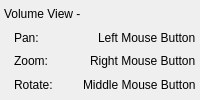
              <widget class="QWidget" name="widget_63" native="true">
               <property name="sizePolicy">
                <sizepolicy hsizetype="Preferred" vsizetype="Fixed">
                 <horstretch>0</horstretch>
                 <verstretch>0</verstretch>
                </sizepolicy>
               </property>
               <layout class="QVBoxLayout" name="verticalLayout_6">
                <property name="spacing">
                 <number>0</number>
                </property>
                <property name="leftMargin">
                 <number>4</number>
                </property>
                <property name="topMargin">
                 <number>2</number>
                </property>
                <property name="rightMargin">
                 <number>4</number>
                </property>
                <property name="bottomMargin">
                 <number>4</number>
                </property>
                <item>
                 <widget class="QLabel" name="label_104">
                  <property name="minimumSize">
                   <size>
                    <width>0</width>
                    <height>20</height>
                   </size>
                  </property>
                  <property name="text">
                   <string>Volume View -</string>
                  </property>
                 </widget>
                </item>
                <item>
                 <layout class="QHBoxLayout" name="horizontalLayout_60" stretch="2,1">
                  <property name="spacing">
                   <number>4</number>
                  </property>
                  <property name="leftMargin">
                   <number>10</number>
                  </property>
                  <item>
                   <widget class="QLabel" name="label_106">
                    <property name="minimumSize">
                     <size>
                      <width>0</width>
                      <height>20</height>
                     </size>
                    </property>
                    <property name="text">
                     <string>Pan:</string>
                    </property>
                   </widget>
                  </item>
                  <item>
                   <widget class="QLabel" name="label_105">
                    <property name="text">
                     <string>Left Mouse Button</string>
                    </property>
                   </widget>
                  </item>
                 </layout>
                </item>
                <item>
                 <layout class="QHBoxLayout" name="horizontalLayout_61" stretch="2,1">
                  <property name="spacing">
                   <number>4</number>
                  </property>
                  <property name="leftMargin">
                   <number>10</number>
                  </property>
                  <item>
                   <widget class="QLabel" name="label_108">
                    <property name="minimumSize">
                     <size>
                      <width>0</width>
                      <height>20</height>
                     </size>
                    </property>
                    <property name="text">
                     <string>Zoom:</string>
                    </property>
                   </widget>
                  </item>
                  <item>
                   <widget class="QLabel" name="label_107">
                    <property name="text">
                     <string>Right Mouse Button</string>
                    </property>
                   </widget>
                  </item>
                 </layout>
                </item>
                <item>
                 <layout class="QHBoxLayout" name="horizontalLayout_62" stretch="2,1">
                  <property name="spacing">
                   <number>4</number>
                  </property>
                  <property name="leftMargin">
                   <number>10</number>
                  </property>
                  <item>
                   <widget class="QLabel" name="label_110">
                    <property name="minimumSize">
                     <size>
                      <width>0</width>
                      <height>20</height>
                     </size>
                    </property>
                    <property name="text">
                     <string>Rotate:</string>
                    </property>
                   </widget>
                  </item>
                  <item>
                   <widget class="QLabel" name="label_109">
                    <property name="text">
                     <string>Middle Mouse Button</string>
                    </property>
                   </widget>
                  </item>
                 </layout>
                </item>
               </layout>
              </widget>
